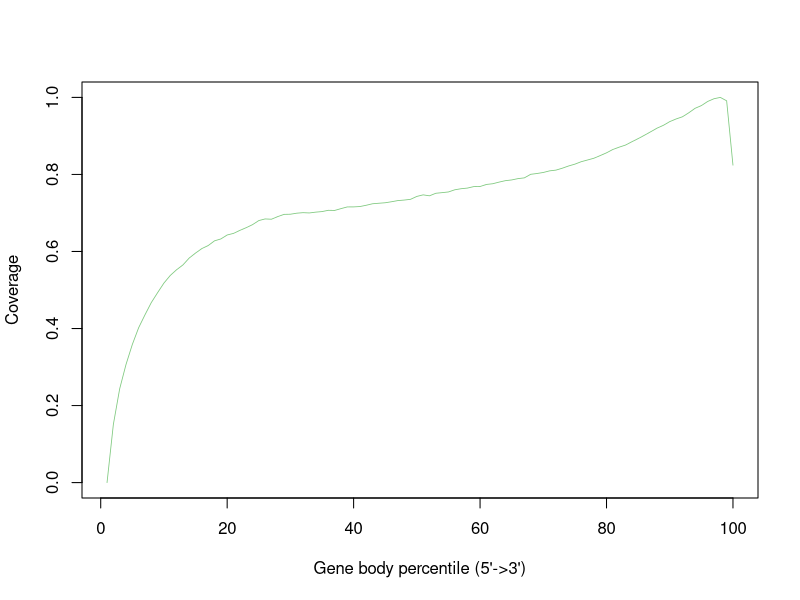

Reproduce this figure in R.
EP1_BRN3B_RO_sorted <- c(0.0,0.15098399776087437,0.24359841348487218,0.3065872772494289,0.3585990576892429,0.4021081361963063,0.4355836140740533,0.46731655710851855,0.49314983962168674,0.5180378308926271,0.5378045963565884,0.5526038986626375,0.5650569732030514,0.5830356284443322,0.5959443482659256,0.6076400034058553,0.6154456914012931,0.6276405416293834,0.6325481057172287,0.6427974298090326,0.6469646471782003,0.6547660670031866,0.6617446342044091,0.6695580989510935,0.6802189036111833,0.6845011083859928,0.6837422059771314,0.6906286458042835,0.6963393131848198,0.6967281869180865,0.6994081639104776,0.7007724592756857,0.7000381169323893,0.702131039633001,0.7035779494161034,0.7069045180609803,0.706545521520875,0.7112808757822778,0.7156717380489238,0.7157403181436381,0.7166975096238201,0.7200236803884006,0.7239195433954656,0.7252371059113221,0.726512890996063,0.7291493181814729,0.7321382673094387,0.7334887092061471,0.7353957494664968,0.7429507728752415,0.7470242713491535,0.744537808864527,0.751115891462017,0.7527639478203865,0.754554372982973,0.7601641234519834,0.7629422321938258,0.7646092782936115,0.7684360548128577,0.7687255308139119,0.774009091781797,0.7758740290726068,0.7800871473595976,0.7838285604698113,0.7857329964227667,0.7891773376353598,0.791084992801622,0.8003281137949222,0.8024389049379332,0.8051184478790918,0.8093094657241678,0.8112302871111453,0.8161516323256183,0.8219670869078357,0.8267467505658762,0.83306353432148,0.8375329960321206,0.8420594631379459,0.8489833760548259,0.8561265210149883,0.8648365547530672,0.8708280532809463,0.8762524277027991,0.8847855493927514,0.8930395399693546,0.9018003938725566,0.9109318551863299,0.920273650493122,0.927584556254595,0.9371592200475533,0.9440154571431196,0.949633382243673,0.9599652122405631,0.971651571449933,0.9787592327218492,0.9894805513579185,0.9965661483588559,1.0,0.9911790300011147,0.8240720183592096)


pdf("/users/sparthib/retina_lrs/plots/gene_body_percentile/EP1-BRN3B-RO.geneBodyCoverage.curves.pdf")
x=1:100
icolor = colorRampPalette(c("#7fc97f","#beaed4","#fdc086","#ffff99","#386cb0","#f0027f"))(1)
plot(x,EP1_BRN3B_RO_sorted,type='l',xlab="Gene body percentile (5'->3')", ylab="Coverage",lwd=0.8,col=icolor[1])
dev.off()
